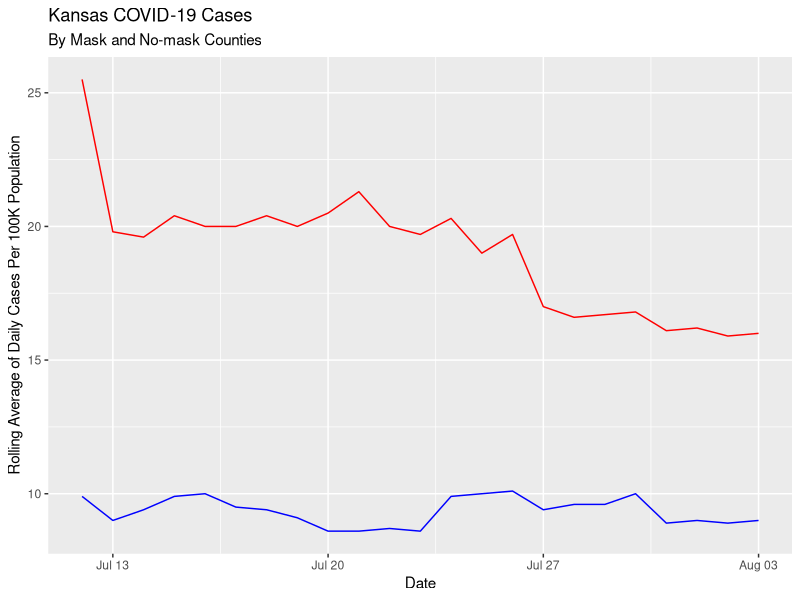

Generate this figure with R:
## ---- chunk 1
library(tidyverse) 
library(lubridate)
## ---- chunk 2
df <- tribble(
  ~date, ~mask_count, ~no_mask_count,
  "7/12/2020", 25.5, 9.9,
  "7/13/2020", 19.8, 9,
  "7/14/2020", 19.6, 9.4,
  "7/15/2020", 20.4, 9.9,
  "7/16/2020", 20, 10,
  "7/17/2020", 20, 9.5,
  "7/18/2020", 20.4, 9.4,
  "7/19/2020", 20, 9.1,
  "7/20/2020", 20.5, 8.6,
  "7/21/2020", 21.3, 8.6,
  "7/22/2020", 20, 8.7,
  "7/23/2020", 19.7, 8.6,
  "7/24/2020", 20.3, 9.9,
  "7/25/2020", 19, 10,
  "7/26/2020", 19.7, 10.1,
  "7/27/2020", 17, 9.4,
  "7/28/2020", 16.6, 9.6,
  "7/29/2020", 16.7, 9.6,
  "7/30/2020", 16.8, 10,
  "7/31/2020", 16.1, 8.9,
  "8/1/2020", 16.2, 9,
  "8/2/2020", 15.9, 8.9,
  "8/3/2020", 16, 9
)

df <- df %>%
  mutate(date = mdy(date))

df
  
## ---- chunk 3
ggplot(data = df) +
  geom_line(mapping = aes(x = date, y = mask_count), color = "red")+
  geom_line(mapping = aes(x = date, y = no_mask_count), color = "blue") +
  labs(x = "Date", 
       y = "Rolling Average of Daily Cases Per 100K Population",
       title = "Kansas COVID-19 Cases",
       subtitle = "By Mask and No-mask Counties")

